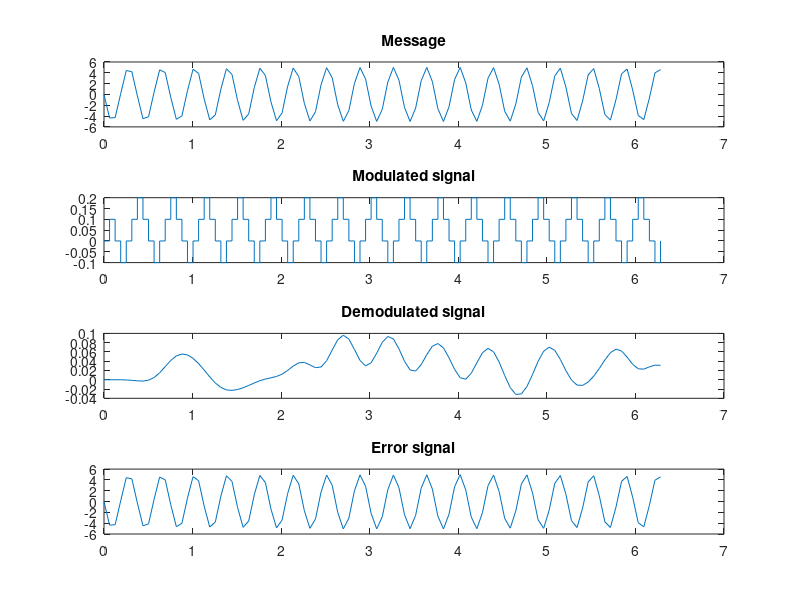

This chart was generated by the following MATLAB code:
clc;
clear all;

%{
1. Modulation:
The code generates a message signal and modulates it.

2. Mean Squared Error (MSE):
Calculates the mean squared error between the original message and the reconstructed signal.

3. Demodulation:
Reconstructs the signal from the modulated data.

4.Lowpass Filtering:
Applies a lowpass filter to the demodulated signal to smooth it.

5. Error Signal:
Calculates the error signal as the difference between the original message and the filtered demodulated signal.
Plots the original message, modulated signal, demodulated signal, and error signal.

%}

fs = 10000;
fm = 1000;
t = 0:2*pi/100:2*pi;
Am = 5;
message = Am* sin(2*pi*fm .* t);
%plot(message);
%hold on;

y = [0];
strc = [0];
del = 0.1;

% Demodulate

for i=1:length(message)-1
    if message(i) >= strc(i)
        d=1;
        strc(i+1) = strc(i)+del;
    else
        d=0;
        strc(i+1)=strc(i)-del;
    end
    y=[y d];
end

stairs(t,strc);
hold off
MSE = sum((message-strc) .^ 2)/length(message);
disp(['Mean Squared Error: ',num2str(MSE)]);

y_demod = [0];
strc_demod = [0];

% demodulation
for i=2:length(y)-1
    if y(i) == 1
        strc_demod(i+1) = strc(i)+del;
    else
        d=0;
        strc_demod(i+1) = strc(i)-del;
    end
    y_demod = [y_demod strc_demod];
end

% apply lowpass filter
order = 20;
lowpass_filter = fir1(order, fm/(fs/2), 'low');
filtered_signal = filter(lowpass_filter, 1, y_demod);

% Calculate error signal
error_signal = message - filtered_signal(1:length(message));
%{
To plot the error signal, you need to calculate the difference between 
the original message and the filtered signal (which should be the demodulated signal after filtering
%}

% Plot results
%figure;
subplot(4,1,1);
plot(t, message);
title('Message');

subplot(4,1,2);
stairs(t, strc);
title('Modulated signal');

subplot(4,1,3);
plot(t, filtered_signal(1:length(t)));
title('Demodulated signal');

subplot(4,1,4);
plot(t, error_signal);
title('Error signal');

